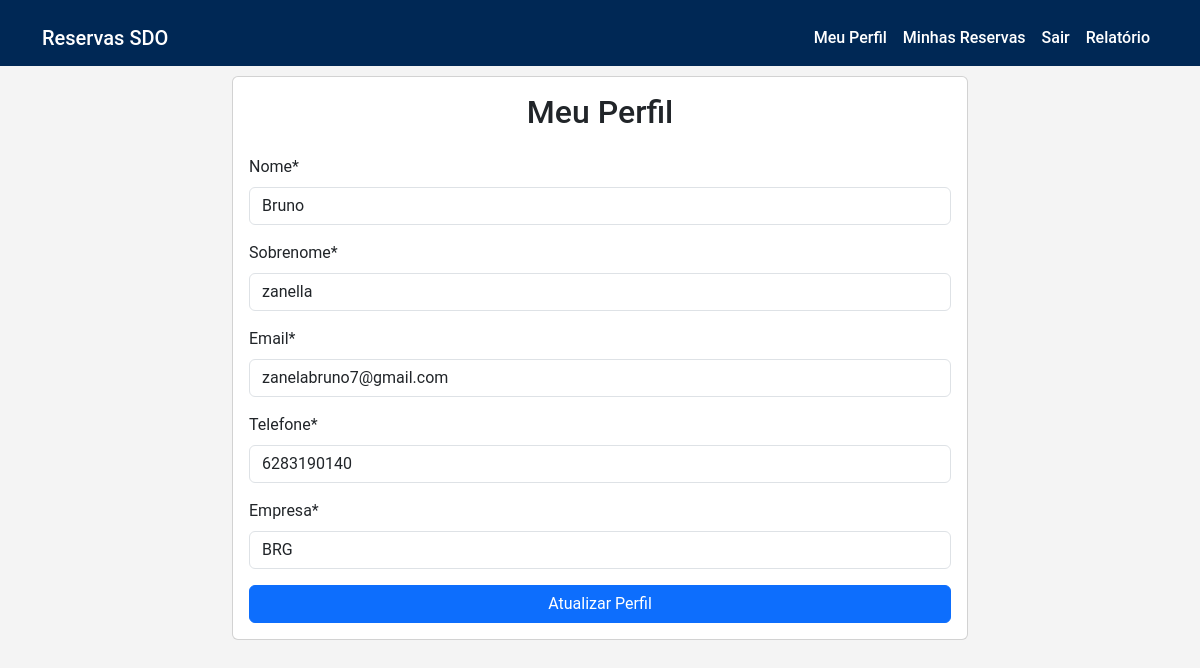
The app's page /usuarios/perfil/ (signed in) with its own data.
### usuarios/models.py (models this page shows, shortened)
class Usuario(AbstractUser):
    nome = models.CharField(max_length=100)
    sobrenome = models.CharField(max_length=100)
    email = models.EmailField(unique=True)
    telefone = models.CharField(max_length=20)
    empresa = models.CharField(max_length=100)

### usuarios/views.py (the view)
# urls.py: path('perfil/', views.perfil, name='perfil'),
@login_required
def perfil(request):
    if request.method == 'POST':
        form = UsuarioUpdateForm(request.POST, instance=request.user)
        if form.is_valid():
            form.save()
            messages.success(request, 'Perfil atualizado com sucesso!')
            return redirect('perfil')
    else:
        form = UsuarioUpdateForm(instance=request.user)
    return render(request, 'usuarios/perfil.html', {'form': form})

### usuarios/forms.py
class UsuarioUpdateForm(forms.ModelForm):
    class Meta:
        model = Usuario
        fields = ['nome', 'sobrenome', 'email', 'telefone', 'empresa']
    def __init__(self, *args, **kwargs):
        super().__init__(*args, **kwargs)
        for field in self.fields.values():
            field.widget.attrs['class'] = 'form-control'

### templates/usuarios/perfil.html (shortened to what this page needs)
{% extends 'base.html' %}
{% load crispy_forms_tags %}
{% block content %}
<div class="row justify-content-center">
    <div class="col-md-8">
        <div class="card">
            <div class="card-body">
                <h2 class="text-center mb-4">Meu Perfil</h2>
                <form method="post">
                    {{ form|crispy }}
                    <div class="d-grid gap-2">
                        <button type="submit" class="btn btn-primary">Atualizar Perfil</button>
                    </div>
                </form>
            </div>
        </div>
    </div>
</div>
{% endblock %}

### templates/base.html (style rules this page uses)
body { background-color: #f4f4f4; font-family: 'Roboto', sans-serif; }

### records on screen
Usuario: nome "Bruno", sobrenome "zanella", email "zanelabruno7@gmail.com", telefone "6283190140", empresa "BRG"
